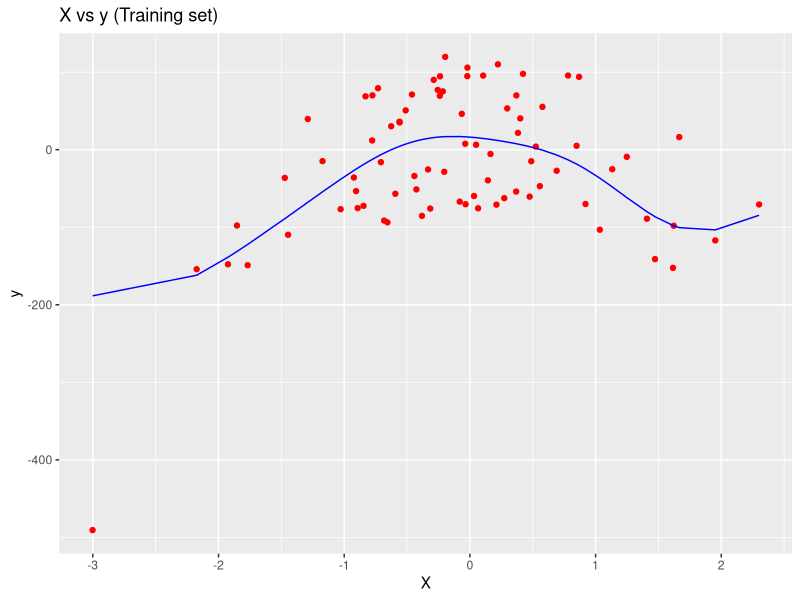
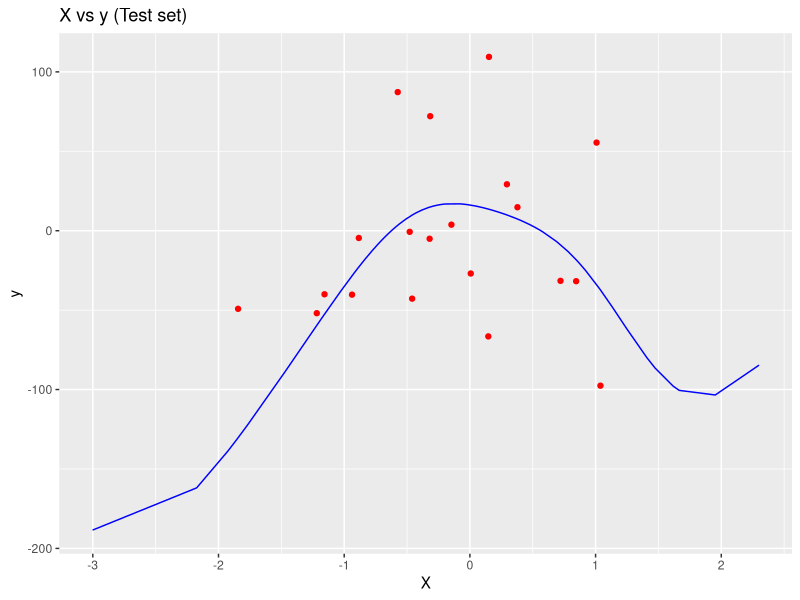

These charts were generated, in order, by the following R code:

RMSE = function(a, b){
  sqrt(mean((a - b)^2))
}
# Import the dataset
dataset = read.csv('polyRegression.csv')
print(colnames(dataset))

dataset <- dataset[,-1]
print(colnames(dataset))

# Splitting the dataset 
library(caTools)
split = sample.split(dataset$X, SplitRatio = 0.8)
training_set = subset(dataset, split == TRUE)
test_set = subset(dataset, split == FALSE)


# Regressor
library(e1071)
regressor = svm(formula = y ~ .,
                data = training_set,
                type = 'eps-regression',
                kernel = 'radial')


# Predicting the Test set results
y_pred = predict(regressor, newdata = test_set)

# Visualising superdatascience.com
library(ggplot2)
ggplot() +
  geom_point(aes(x = training_set$X, y = training_set$y),
             colour = 'red') +
  geom_line(aes(x = training_set$X, y = predict(regressor, newdata = training_set)),
            colour = 'blue') +
  ggtitle('X vs y (Training set)') +
  xlab('X') +
  ylab('y')

# Visualising superdatascience.com
library(ggplot2)
ggplot() +
  geom_point(aes(x = test_set$X, y = test_set$y),
             colour = 'red') +
  geom_line(aes(x = training_set$X, y = predict(regressor, newdata = training_set)),
            colour = 'blue') +
  ggtitle('X vs y (Test set)') +
  xlab('X') +
  ylab('y')


RMSE(test_set$y, y_pred)
